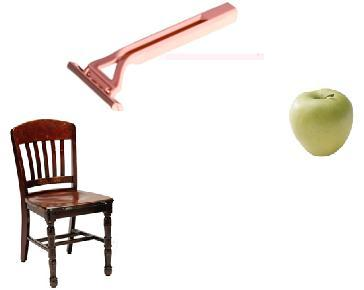
#> input picture Vision artificial/Tarea 4/Codigo_de_ayuda/objetos.jpg, 364 x 290 px
$ python P4.py
#> lines starting #> are read from the running program, lines starting #| are printed output that depends on the picture; after the words box and inside, x2 and y2 are one past the last pixel; in counts of white or black regions, pixels touching at a corner belong together
#Este codigo codifica cada uno de los objetos de la imagen “objetos.jpg” utilizando
#código Run Length. Luego crea una nueva imagen en donde los objetos sean generados
#a partir del código cadena obtenido anteriormente.
import cv2
import numpy as np

def codificar_rle(contorno):
    #Inicializa la lista para almacenar el contorno codificado en RLE
    contorno_codificado = []
    #Inicializa el pixel actual y el conteo
    pixel_actual = contorno[0]
    conteo = 1

    for i in range(1, len(contorno)):
        #Comprueba si el pixel actual es igual al siguiente
        if contorno[i] == pixel_actual:
            #Incrementa el conteo
            conteo += 1
        else:
            #Agrega el par (pixel, conteo) al contorno codificado
            contorno_codificado.append((pixel_actual, conteo))
            #Actualiza el pixel actual y reinicia el conteo
            pixel_actual = contorno[i]
            conteo = 1

    #Agrega el último par (pixel, conteo) al contorno codificado
    contorno_codificado.append((pixel_actual, conteo))
    return contorno_codificado

def decodificar_rle(contorno_codificado):
    #Inicializa la lista para almacenar el contorno decodificado
    contorno_decodificado = []

    for pixel, conteo in contorno_codificado:
        #Agrega el pixel repetido según el conteo al contorno decodificado
        contorno_decodificado.extend([pixel] * conteo)

    return contorno_decodificado

#Carga la imagen de OpenCV
imagen = cv2.imread('./Codigo_de_ayuda/objetos.jpg', cv2.IMREAD_GRAYSCALE)
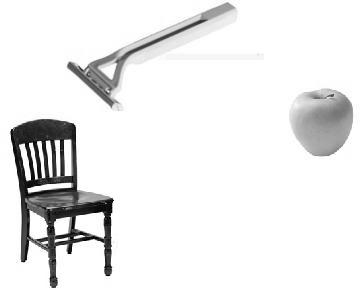
#> imagen: shape (290, 364); min 0, max 255, mean 235.1

#Aplica umbralización de Otsu para obtener una imagen binaria
_, umbral_otsu = cv2.threshold(imagen, 0, 255, cv2.THRESH_BINARY_INV + cv2.THRESH_OTSU)
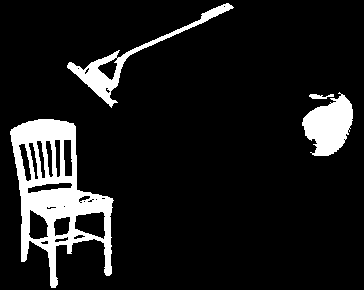
#> umbral_otsu: shape (290, 364); 10.5% white; 4 white regions

#Obtiene los contornos de los objetos en la imagen binaria
contornos, _ = cv2.findContours(umbral_otsu, cv2.RETR_EXTERNAL, cv2.CHAIN_APPROX_NONE)
#> contornos = 4 contours; box (x1, y1, x2, y2) and area: (10, 119, 114, 288) 9372, (302, 92, 353, 156) 1952, (67, 3, 234, 108) 1894, (309, 94, 334, 99) 54

#Crea una copia de la imagen en color para dibujar los contornos
imagen_contornos = cv2.cvtColor(imagen, cv2.COLOR_GRAY2BGR)

#Dibuja los contornos en la imagen
cv2.drawContours(imagen_contornos, contornos, -1, (0, 255, 0), 2)
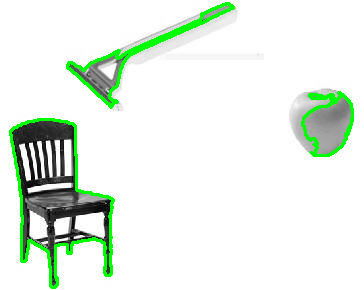
#> imagen_contornos: shape (290, 364, 3); mean B, G, R 229.1, 239.7, 229.1

#Codifica el contorno utilizando RLE
contorno = np.concatenate(contornos).ravel().tolist()
#> contorno = 2506 values, max 352 at index 1662, min 3 at index 1723, mean 142.3
contorno_codificado = codificar_rle(contorno)
#> in codificar_rle, `pixel_actual = contorno[0]`: pixel_actual = 38
#> the loop in codificar_rle, `for i in range(1, len(contorno)):` made 2505 passes
#> pixel_actual on passes 1 to 12: 119, 37, 120, 36, 120, 35, 120, 34, 120, 33, 121, 32
#> after the loop in codificar_rle, `for i in range(1, len(contorno)):`: contorno_codificado = 2503 pairs, first value 3 to 352, second value 1 to 2
#> contorno_codificado = 2504 pairs, first value 3 to 352, second value 1 to 2

#Decodifica el contorno
contorno_decodificado = decodificar_rle(contorno_codificado)
#> the loop in decodificar_rle, `for pixel, conteo in contorno_codificado:` made 2504 passes
#> pixel on passes 1 to 3: 38, 119, 37
#> after the loop in decodificar_rle, `for pixel, conteo in contorno_codificado:`: contorno_decodificado has the same summary as contorno outside decodificar_rle
#> contorno_decodificado has the same summary as contorno

#Muestra la imagen con los contornos
cv2.imshow("Contornos", imagen_contornos)
cv2.imwrite("runlength.jpg", imagen_contornos)
cv2.waitKey(0)
cv2.destroyAllWindows()

$ run again, with Vision artificial/Tarea 4/Codigo_de_ayuda/figuras.jpg copied over Vision artificial/Tarea 4/Codigo_de_ayuda/objetos.jpg
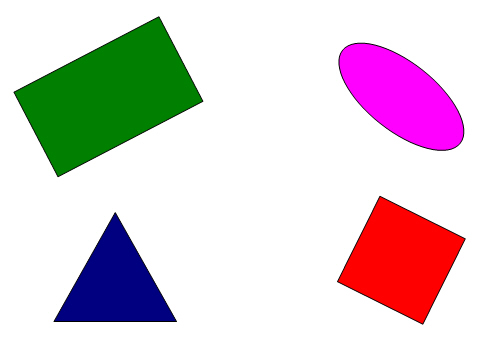
#> input picture Vision artificial/Tarea 4/Codigo_de_ayuda/figuras.jpg, 493 x 338 px
#> `_, umbral_otsu = cv2.threshold(imagen, 0, 255, cv2.THRESH_BINARY_INV +..`:
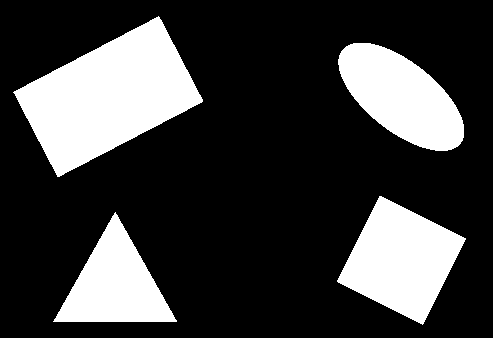
#> umbral_otsu: shape (338, 493); 24.2% white; 4 white regions
#> contornos = 4 contours; box (x1, y1, x2, y2) and area: (13, 16, 203, 177) 15642, (337, 196, 466, 325) 9159, (338, 43, 464, 151) 8054, (53, 212, 177, 322) 6704
#> `cv2.drawContours(imagen_contornos, contornos, -1, (0, 255, 0), 2)`:
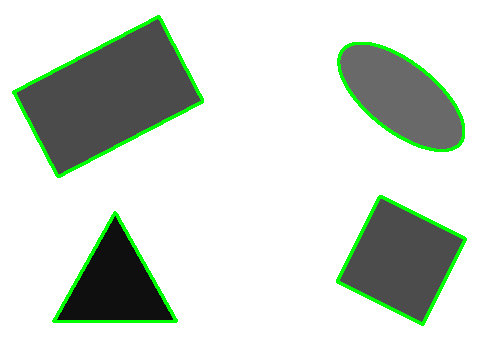
#> imagen_contornos: shape (338, 493, 3); mean B, G, R 205.8, 214.5, 205.8
#> contorno = 2904 values, max 465 at index 1192, min 13 at index 2276, mean 210.2
#> in codificar_rle, `pixel_actual = contorno[0]`: pixel_actual = 115
#> the loop in codificar_rle, `for i in range(1, len(contorno)):` made 2903 passes
#> pixel_actual on passes 1 to 8: 212, 114, 213, 114, 214, 113, 215, 112
#> after the loop in codificar_rle, `for i in range(1, len(contorno)):`: contorno_codificado = 2900 pairs, first value 13 to 465, second value 1 to 3
#> `contorno_codificado = codificar_rle(contorno)`: contorno_codificado = 2901 pairs, first value 13 to 465, second value 1 to 3
#> the loop in decodificar_rle, `for pixel, conteo in contorno_codificado:` made 2901 passes
#> pixel on passes 1 to 3: 115, 212, 114
#> after the loop in decodificar_rle, `for pixel, conteo in contorno_codificado:`: contorno_decodificado has the same summary as contorno outside decodificar_rle
#> `contorno_decodificado = decodificar_rle(contorno_codificado)`: contorno_decodificado has the same summary as contorno
